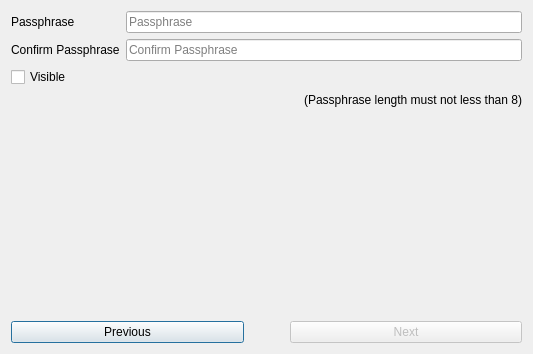
<?xml version="1.0" encoding="UTF-8"?>
<ui version="4.0">
 <class>CreateWalletWindow3</class>
 <widget class="QDialog" name="CreateWalletWindow3">
  <property name="geometry">
   <rect>
    <x>0</x>
    <y>0</y>
    <width>533</width>
    <height>354</height>
   </rect>
  </property>
  <property name="windowTitle">
   <string>Create Wallet</string>
  </property>
  <layout class="QGridLayout" name="gridLayout_2">
   <item row="0" column="0">
    <layout class="QGridLayout" name="gridLayout">
     <item row="2" column="0">
      <widget class="QCheckBox" name="cbVisible">
       <property name="text">
        <string>Visible</string>
       </property>
      </widget>
     </item>
     <item row="1" column="1">
      <widget class="QLineEdit" name="leConfirm">
       <property name="echoMode">
        <enum>QLineEdit::Password</enum>
       </property>
       <property name="placeholderText">
        <string>Confirm Passphrase</string>
       </property>
      </widget>
     </item>
     <item row="5" column="0" colspan="2">
      <layout class="QHBoxLayout" name="horizontalLayout_5">
       <item>
        <widget class="QPushButton" name="btnPrevious">
         <property name="text">
          <string>Previous</string>
         </property>
        </widget>
       </item>
       <item>
        <spacer name="horizontalSpacer">
         <property name="orientation">
          <enum>Qt::Horizontal</enum>
         </property>
         <property name="sizeType">
          <enum>QSizePolicy::Preferred</enum>
         </property>
         <property name="sizeHint" stdset="0">
          <size>
           <width>40</width>
           <height>20</height>
          </size>
         </property>
        </spacer>
       </item>
       <item>
        <widget class="QPushButton" name="btnNext">
         <property name="enabled">
          <bool>false</bool>
         </property>
         <property name="text">
          <string>Next</string>
         </property>
        </widget>
       </item>
      </layout>
     </item>
     <item row="4" column="0" colspan="2">
      <spacer name="verticalSpacer">
       <property name="orientation">
        <enum>Qt::Vertical</enum>
       </property>
       <property name="sizeHint" stdset="0">
        <size>
         <width>20</width>
         <height>40</height>
        </size>
       </property>
      </spacer>
     </item>
     <item row="0" column="1">
      <widget class="QLineEdit" name="lePassphrase">
       <property name="echoMode">
        <enum>QLineEdit::Password</enum>
       </property>
       <property name="placeholderText">
        <string>Passphrase</string>
       </property>
      </widget>
     </item>
     <item row="0" column="0">
      <widget class="QLabel" name="label">
       <property name="text">
        <string>Passphrase</string>
       </property>
      </widget>
     </item>
     <item row="2" column="1">
      <widget class="QLabel" name="lblHint">
       <property name="text">
        <string/>
       </property>
       <property name="alignment">
        <set>Qt::AlignRight|Qt::AlignTrailing|Qt::AlignVCenter</set>
       </property>
      </widget>
     </item>
     <item row="1" column="0">
      <widget class="QLabel" name="label_2">
       <property name="text">
        <string>Confirm Passphrase</string>
       </property>
      </widget>
     </item>
     <item row="3" column="0" colspan="2">
      <widget class="QLabel" name="label_3">
       <property name="text">
        <string>(Passphrase length must not less than 8)</string>
       </property>
       <property name="alignment">
        <set>Qt::AlignRight|Qt::AlignTrailing|Qt::AlignVCenter</set>
       </property>
      </widget>
     </item>
    </layout>
   </item>
  </layout>
 </widget>
 <tabstops>
  <tabstop>lePassphrase</tabstop>
  <tabstop>leConfirm</tabstop>
  <tabstop>cbVisible</tabstop>
  <tabstop>btnPrevious</tabstop>
  <tabstop>btnNext</tabstop>
 </tabstops>
 <resources/>
 <connections/>
</ui>
